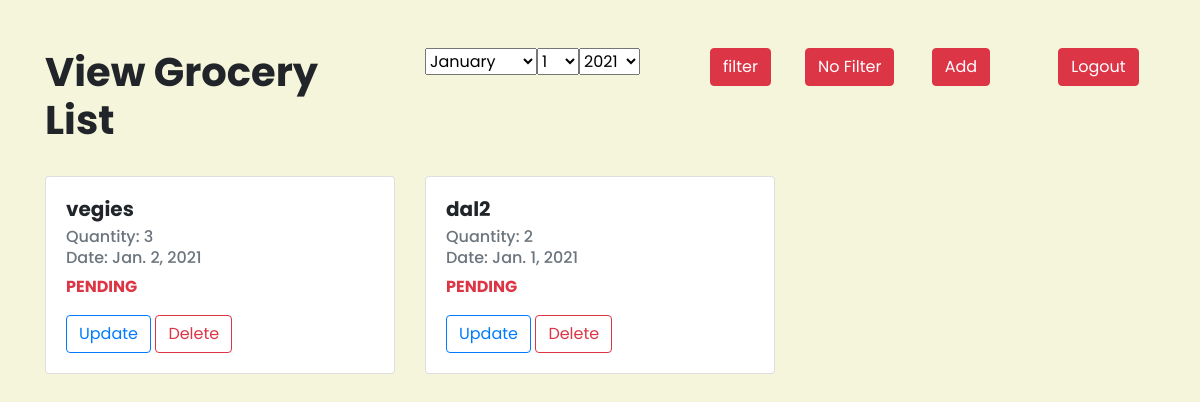
The page / (signed in) on the database as committed earlier.
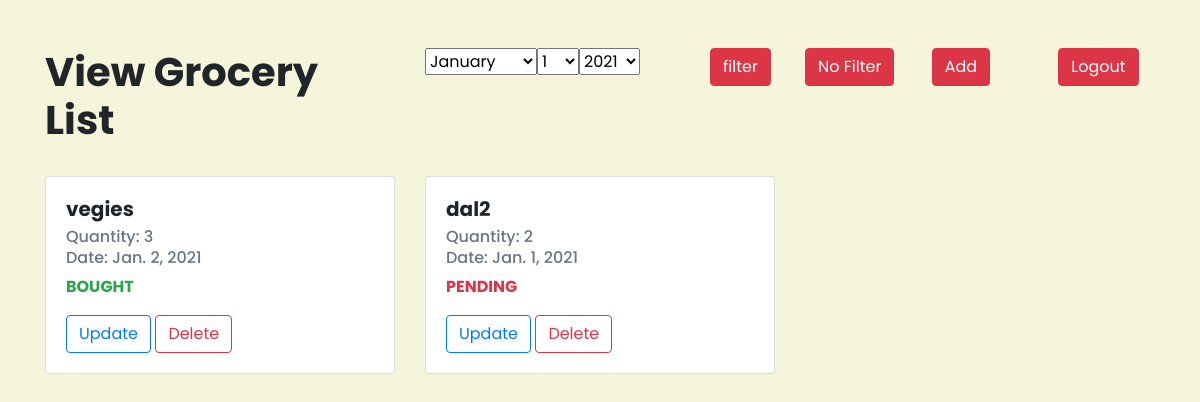
The same page on the database as committed later.
### grocery/models.py (models this page shows)
class Grocery(models.Model):
    user = models.ForeignKey(User, on_delete=models.CASCADE)
    name = CharField(max_length=50, null=False, blank=False)
    quantity = CharField(max_length=50, null=False, blank=False)
    status = CharField(max_length=1, choices=CHOICES)
    date = DateField(null=False, blank=False)

### grocery/views.py (the view)
# urls.py: path("", views.index, name="index"),
@login_required(login_url="/login")
def index(request):
    if request.method == "POST":
        f = FilterGrocery(request.POST)
        if f.is_valid():
            groceries = Grocery.objects.all().filter(user=request.user, date=f.cleaned_data["date_filter"])
            context = {"groceries": groceries, "form": f}
        else:
            error = f.errors
            groceries = Grocery.objects.all().filter(user=request.user)
            context = {"groceries": groceries, "form": f, "error": error}
    else:
        groceries = Grocery.objects.all().filter(user=request.user)
        f = FilterGrocery()
        context = {"groceries": groceries, "form": f}
    return render(request, "index.html", context)

### grocery/forms.py
class FilterGrocery(forms.Form):
    date_filter = forms.DateField(widget=forms.SelectDateWidget())

### grocery/templates/index.html (shortened to what this page needs)
{% load static %}
<html>
<head>
    <link rel="stylesheet" href="https://maxcdn.bootstrapcdn.com/bootstrap/4.4.1/css/bootstrap.min.css">
    <link rel="stylesheet" href="{% static 'grocery/css/style.css' %}">
</head>
<body>
    <div class="container mt-5">
        <div class="row">
            <div class="col-lg-4">
                <h1>View Grocery List</h1>
            </div>
            <div class="col-lg-8">
                <div class="row">
                    <form class="col-lg-6" action="/" method="post">
                        <div class="row">
                            <div class="col-lg-9">
                                {{form.date_filter}}
                            </div>
                            <div class="col-lg-3">
                                <input type="submit" class="btn btn-danger" value="filter">
                            </div>
                        </div>
                    </form>
                    <div class="col-lg-2">
                        <a href="/" role="button" class="btn text-nowrap btn-danger">No Filter</a>
                    </div>
                    <div class="col-lg-2">
                        <a href="/add" role="button" class="btn btn-danger">Add</a>
                    </div>
                    <div class="col-lg-2">
                        <a href="/logout" role="button" class="btn btn-danger mr-2">Logout</a>
                    </div>
                </div>
            </div>
        </div>
        {% if groceries %}
        <div class="row row-cols-3">
            {% for row in groceries %}
            <div class="col mt-4">
                <div class="card">
                    <div class="card-body">
                        <h5 class="card-title">{{row.name}}</h5>
                        <h6 class="card-subtitle mb-2 text-muted">Quantity: {{ row.quantity }}</h6>
                        <h6 class="card-subtitle mb-2 text-muted">Date: {{row.date}}</h6>
                        {%if row.status == '0' %}
                        <p class="font-weight-bold text-danger">PENDING</p>
                        {% elif row.status == '1' %}
                        <p class="font-weight-bold text-success">BOUGHT</p>
                        {% else %}
                        <p class="font-weight-bold text-info">NOT AVAILABLE</p>
                        {%endif%}
                        <a class="mx-auto btn btn-outline-primary" role="button" href="/update/{{row.id}}">Update</a>
                        <a class="mx-auto btn btn-outline-danger" role="button" href="/delete/{{row.id}}">Delete</a>
                    </div>
                </div>
            </div>
            {% endfor %}
        </div>
        {% else %}
        <p>No groceries found.</p>
        {% endif %}
    </div>
</body>
</html>

Rows that differ between the two databases and show on the page:
changed Grocery "vegies": status "PENDING" → "BOUGHT"
